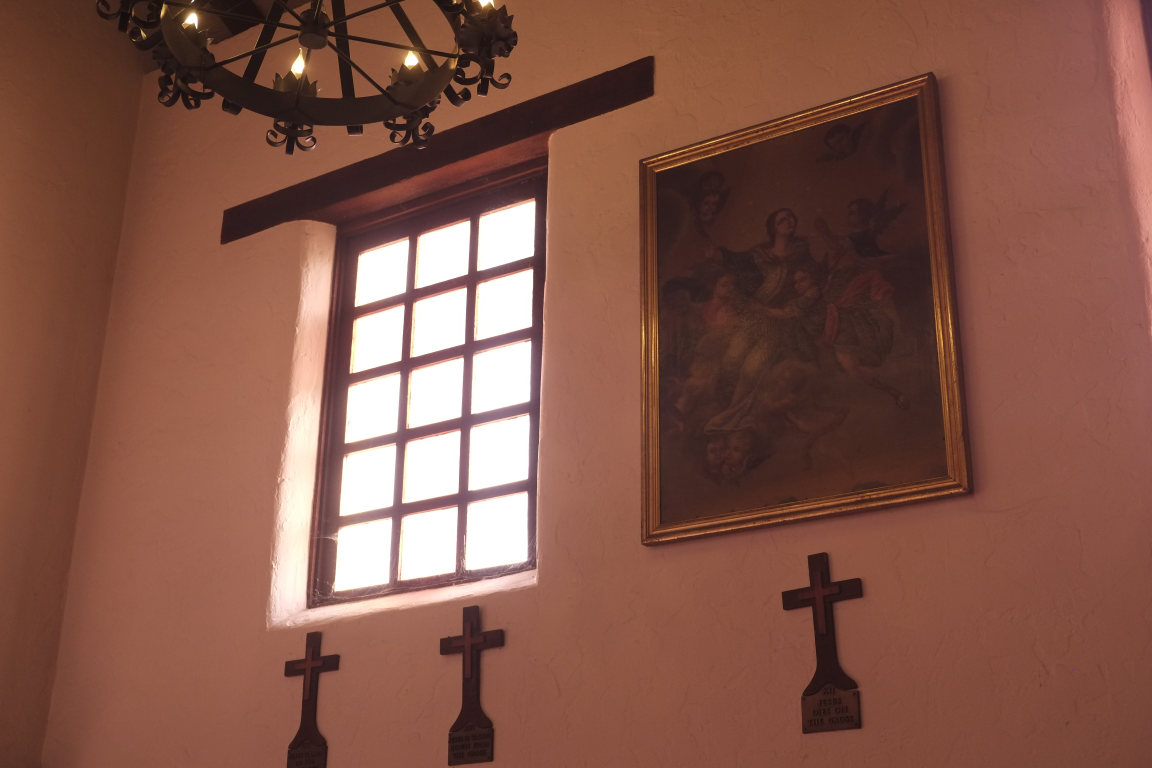
%> input picture Mission Chapel/_DSF1675.JPG, 3456 x 2304 px, given in place of DSC00374.JPG, which was not available (shown at 1/3 size)
$ octave gamma_exp.m   (GNU Octave 9; MATLAB toolbox functions it lacks are replaced by stand-ins)
%> lines starting %> are read from the running program, lines starting %| are printed output that depends on the picture; pictures that were not available may be replaced by others from this repository, and a replacement may not be noted
%Gamma experiment
clear all;
close all;
x_min = 2650;
x_max = 2750;
y_min = 1300;
y_max = 1400;
times_sony = [1/125;1/160;1/160;1/200;1/250;1/320;1/400;1/500;1/640;1/800;1/1000;1/1250;1/1600;1/2000];

baseFN = 373;
baseFName = 'Gamma_img/DSC00';
fext = '.JPG';
files = 387-374;
for file = 1:files+1
    FN = baseFN+file;
    FNstr = num2str(FN);
    fName = strcat(baseFName,FNstr,fext);
    pic = imread(fName);
    mask = pic(y_min:y_max,x_min:x_max,:);
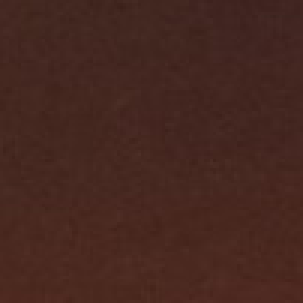
%> mask: size 101x101x3 uint8 (shown 3 times larger); mean R, G, B 70.1, 39.4, 32
    R = mask(:,:,1);
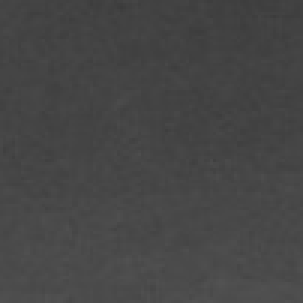
%> R: size 101x101 uint8 (shown 3 times larger); min 59, max 82, mean 70.1
    G = mask(:,:,2);
    B = mask(:,:,3);
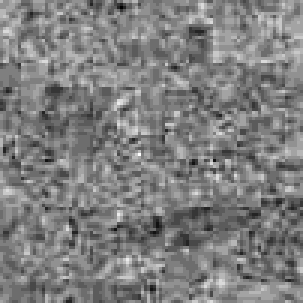
%> B: size 101x101 uint8 (shown 3 times larger); min 25, max 39, mean 32; drawn with min black and max white
    mean_R(file) = mean2(R);
    mean_G(file) = mean2(G);
    mean_B(file) = mean2(B);
end
%> pass 2 of the loop `for file = 1:files+1`:
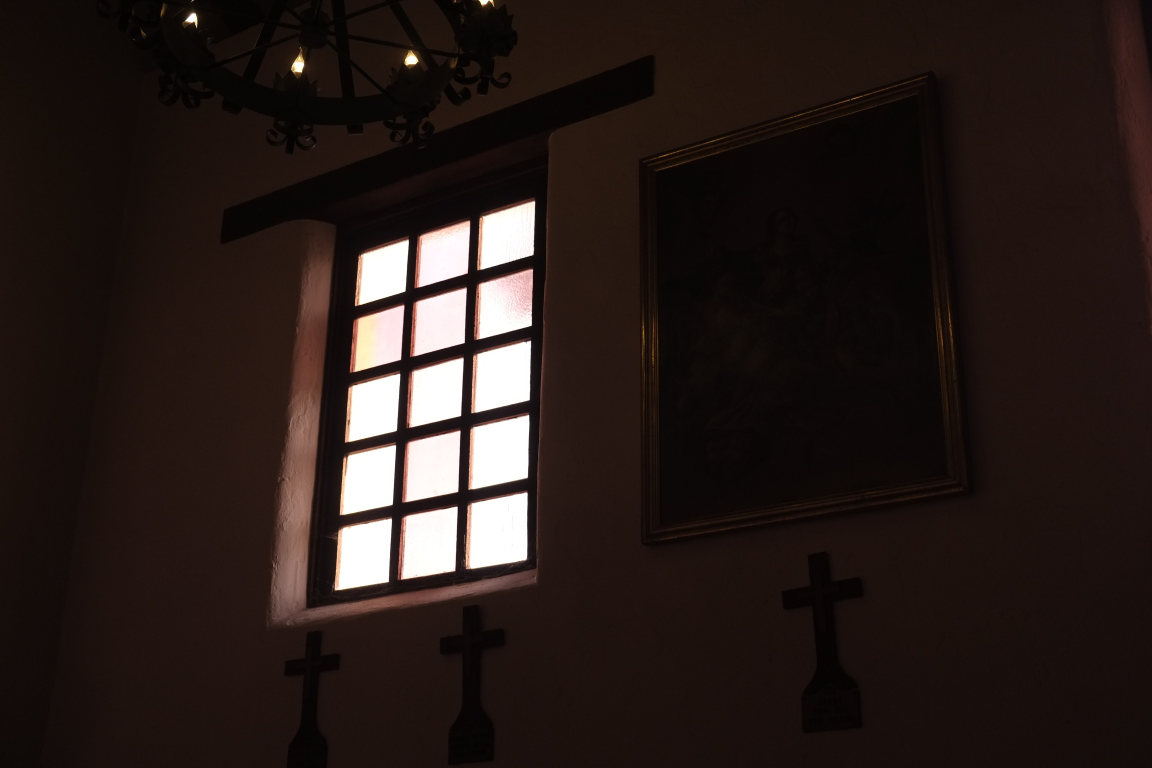
%> input picture Mission Chapel/_DSF1677.JPG, 3456 x 2304 px, given in place of DSC00375.JPG, which was not available (shown at 1/3 size)
%> `G = mask(:,:,2);`:
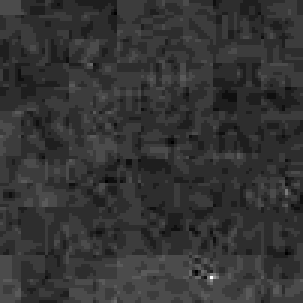
%> G: size 101x101 uint8 (shown 3 times larger); min 4, max 21, mean 7.5; drawn with min black and max white
%> `B = mask(:,:,3);`:
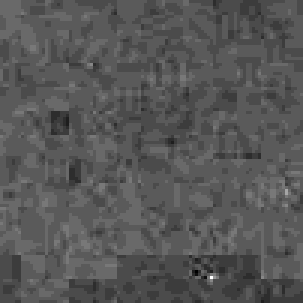
%> B: size 101x101 uint8 (shown 3 times larger); min 1, max 18, mean 6.76; drawn with min black and max white
%> (the run ends here)
